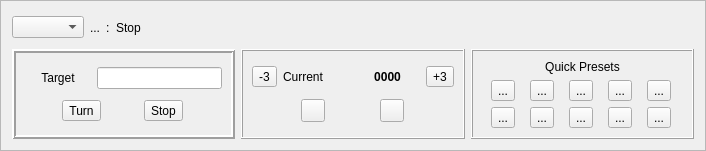
<?xml version="1.0" encoding="UTF-8"?>
<ui version="4.0">
 <class>RotControlFrame</class>
 <widget class="QFrame" name="RotControlFrame">
  <property name="geometry">
   <rect>
    <x>0</x>
    <y>0</y>
    <width>706</width>
    <height>151</height>
   </rect>
  </property>
  <property name="windowTitle">
   <string>Frame</string>
  </property>
  <property name="frameShape">
   <enum>QFrame::StyledPanel</enum>
  </property>
  <property name="frameShadow">
   <enum>QFrame::Raised</enum>
  </property>
  <layout class="QVBoxLayout" name="verticalLayout_3">
   <item>
    <layout class="QHBoxLayout" name="horizontalLayout_7">
     <item>
      <widget class="QComboBox" name="antennaName"/>
     </item>
     <item>
      <widget class="QLabel" name="rotConnectState">
       <property name="text">
        <string>...</string>
       </property>
       <property name="alignment">
        <set>Qt::AlignLeading|Qt::AlignLeft|Qt::AlignVCenter</set>
       </property>
      </widget>
     </item>
     <item>
      <widget class="QLabel" name="label_2">
       <property name="text">
        <string>:</string>
       </property>
      </widget>
     </item>
     <item>
      <widget class="QLabel" name="rotatorStatMsg">
       <property name="text">
        <string>Stop</string>
       </property>
      </widget>
     </item>
     <item>
      <spacer name="horizontalSpacer">
       <property name="orientation">
        <enum>Qt::Horizontal</enum>
       </property>
       <property name="sizeHint" stdset="0">
        <size>
         <width>40</width>
         <height>20</height>
        </size>
       </property>
      </spacer>
     </item>
    </layout>
   </item>
   <item>
    <layout class="QHBoxLayout" name="horizontalLayout_5">
     <item>
      <widget class="QFrame" name="frame">
       <property name="frameShape">
        <enum>QFrame::Box</enum>
       </property>
       <property name="frameShadow">
        <enum>QFrame::Raised</enum>
       </property>
       <property name="lineWidth">
        <number>2</number>
       </property>
       <layout class="QVBoxLayout" name="verticalLayout">
        <item>
         <layout class="QHBoxLayout" name="horizontalLayout_3">
          <item>
           <widget class="QLabel" name="label_3">
            <property name="text">
             <string>Target</string>
            </property>
            <property name="alignment">
             <set>Qt::AlignCenter</set>
            </property>
           </widget>
          </item>
          <item>
           <widget class="QLineEdit" name="BrgSt">
            <property name="sizePolicy">
             <sizepolicy hsizetype="Preferred" vsizetype="Fixed">
              <horstretch>0</horstretch>
              <verstretch>0</verstretch>
             </sizepolicy>
            </property>
            <property name="font">
             <font>
              <weight>75</weight>
              <bold>true</bold>
             </font>
            </property>
            <property name="focusPolicy">
             <enum>Qt::ClickFocus</enum>
            </property>
            <property name="maxLength">
             <number>5</number>
            </property>
            <property name="frame">
             <bool>true</bool>
            </property>
           </widget>
          </item>
         </layout>
        </item>
        <item>
         <layout class="QHBoxLayout" name="horizontalLayout">
          <item>
           <widget class="QToolButton" name="Rotate">
            <property name="focusPolicy">
             <enum>Qt::NoFocus</enum>
            </property>
            <property name="text">
             <string>Turn</string>
            </property>
           </widget>
          </item>
          <item>
           <widget class="QToolButton" name="StopRotate">
            <property name="focusPolicy">
             <enum>Qt::NoFocus</enum>
            </property>
            <property name="text">
             <string>Stop</string>
            </property>
           </widget>
          </item>
         </layout>
        </item>
       </layout>
      </widget>
     </item>
     <item>
      <widget class="QFrame" name="frame_2">
       <property name="frameShape">
        <enum>QFrame::Box</enum>
       </property>
       <property name="frameShadow">
        <enum>QFrame::Raised</enum>
       </property>
       <property name="lineWidth">
        <number>1</number>
       </property>
       <layout class="QVBoxLayout" name="verticalLayout_2">
        <item>
         <layout class="QHBoxLayout" name="horizontalLayout_2">
          <item>
           <widget class="QToolButton" name="nudgeLeft">
            <property name="focusPolicy">
             <enum>Qt::NoFocus</enum>
            </property>
            <property name="text">
             <string>-3</string>
            </property>
           </widget>
          </item>
          <item>
           <widget class="QLabel" name="label">
            <property name="text">
             <string>Current</string>
            </property>
           </widget>
          </item>
          <item>
           <widget class="QLabel" name="RotBrg">
            <property name="font">
             <font>
              <weight>75</weight>
              <bold>true</bold>
             </font>
            </property>
            <property name="frameShape">
             <enum>QFrame::NoFrame</enum>
            </property>
            <property name="text">
             <string>0000</string>
            </property>
            <property name="alignment">
             <set>Qt::AlignCenter</set>
            </property>
            <property name="margin">
             <number>5</number>
            </property>
           </widget>
          </item>
          <item>
           <widget class="QToolButton" name="nudgeRight">
            <property name="focusPolicy">
             <enum>Qt::NoFocus</enum>
            </property>
            <property name="text">
             <string>+3</string>
            </property>
           </widget>
          </item>
         </layout>
        </item>
        <item>
         <layout class="QHBoxLayout" name="horizontalLayout_4">
          <item>
           <widget class="QToolButton" name="RotateLeft">
            <property name="focusPolicy">
             <enum>Qt::NoFocus</enum>
            </property>
            <property name="text">
             <string/>
            </property>
            <property name="checkable">
             <bool>false</bool>
            </property>
           </widget>
          </item>
          <item>
           <widget class="QToolButton" name="RotateRight">
            <property name="focusPolicy">
             <enum>Qt::NoFocus</enum>
            </property>
            <property name="text">
             <string/>
            </property>
            <property name="checkable">
             <bool>false</bool>
            </property>
           </widget>
          </item>
         </layout>
        </item>
       </layout>
      </widget>
     </item>
     <item>
      <widget class="QFrame" name="frame_3">
       <property name="frameShape">
        <enum>QFrame::Box</enum>
       </property>
       <property name="frameShadow">
        <enum>QFrame::Raised</enum>
       </property>
       <layout class="QVBoxLayout" name="verticalLayout_4">
        <item>
         <widget class="QLabel" name="label_4">
          <property name="text">
           <string>Quick Presets</string>
          </property>
          <property name="alignment">
           <set>Qt::AlignCenter</set>
          </property>
         </widget>
        </item>
        <item>
         <layout class="QHBoxLayout" name="horizontalLayout_6">
          <item>
           <widget class="QToolButton" name="presetButton0">
            <property name="text">
             <string>...</string>
            </property>
           </widget>
          </item>
          <item>
           <widget class="QToolButton" name="presetButton1">
            <property name="text">
             <string>...</string>
            </property>
           </widget>
          </item>
          <item>
           <widget class="QToolButton" name="presetButton2">
            <property name="text">
             <string>...</string>
            </property>
           </widget>
          </item>
          <item>
           <widget class="QToolButton" name="presetButton3">
            <property name="text">
             <string>...</string>
            </property>
           </widget>
          </item>
          <item>
           <widget class="QToolButton" name="presetButton4">
            <property name="text">
             <string>...</string>
            </property>
           </widget>
          </item>
         </layout>
        </item>
        <item>
         <layout class="QHBoxLayout" name="horizontalLayout_8">
          <item>
           <widget class="QToolButton" name="presetButton5">
            <property name="text">
             <string>...</string>
            </property>
           </widget>
          </item>
          <item>
           <widget class="QToolButton" name="presetButton6">
            <property name="text">
             <string>...</string>
            </property>
           </widget>
          </item>
          <item>
           <widget class="QToolButton" name="presetButton7">
            <property name="text">
             <string>...</string>
            </property>
           </widget>
          </item>
          <item>
           <widget class="QToolButton" name="presetButton8">
            <property name="text">
             <string>...</string>
            </property>
           </widget>
          </item>
          <item>
           <widget class="QToolButton" name="presetButton9">
            <property name="text">
             <string>...</string>
            </property>
           </widget>
          </item>
         </layout>
        </item>
       </layout>
      </widget>
     </item>
    </layout>
   </item>
  </layout>
 </widget>
 <resources/>
 <connections/>
</ui>
